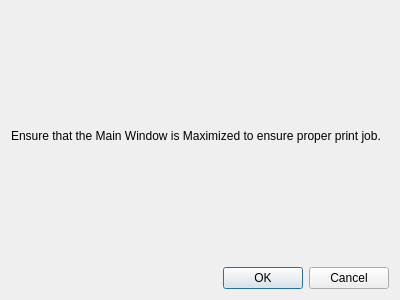
<?xml version="1.0" encoding="UTF-8"?>
<ui version="4.0">
 <class>PrintingDialog</class>
 <widget class="QDialog" name="PrintingDialog">
  <property name="geometry">
   <rect>
    <x>0</x>
    <y>0</y>
    <width>400</width>
    <height>300</height>
   </rect>
  </property>
  <property name="windowTitle">
   <string>Printing Current Table</string>
  </property>
  <layout class="QVBoxLayout" name="verticalLayout">
   <item>
    <layout class="QHBoxLayout" name="horizontalLayout">
     <item>
      <widget class="QLabel" name="label">
       <property name="text">
        <string>Ensure that the Main Window is Maximized to ensure proper print job.</string>
       </property>
      </widget>
     </item>
    </layout>
   </item>
   <item>
    <widget class="QDialogButtonBox" name="buttonBox">
     <property name="orientation">
      <enum>Qt::Horizontal</enum>
     </property>
     <property name="standardButtons">
      <set>QDialogButtonBox::Cancel|QDialogButtonBox::Ok</set>
     </property>
    </widget>
   </item>
  </layout>
 </widget>
 <resources/>
 <connections>
  <connection>
   <sender>buttonBox</sender>
   <signal>accepted()</signal>
   <receiver>PrintingDialog</receiver>
   <slot>accept()</slot>
   <hints>
    <hint type="sourcelabel">
     <x>248</x>
     <y>254</y>
    </hint>
    <hint type="destinationlabel">
     <x>157</x>
     <y>274</y>
    </hint>
   </hints>
  </connection>
  <connection>
   <sender>buttonBox</sender>
   <signal>rejected()</signal>
   <receiver>PrintingDialog</receiver>
   <slot>reject()</slot>
   <hints>
    <hint type="sourcelabel">
     <x>316</x>
     <y>260</y>
    </hint>
    <hint type="destinationlabel">
     <x>286</x>
     <y>274</y>
    </hint>
   </hints>
  </connection>
 </connections>
</ui>
